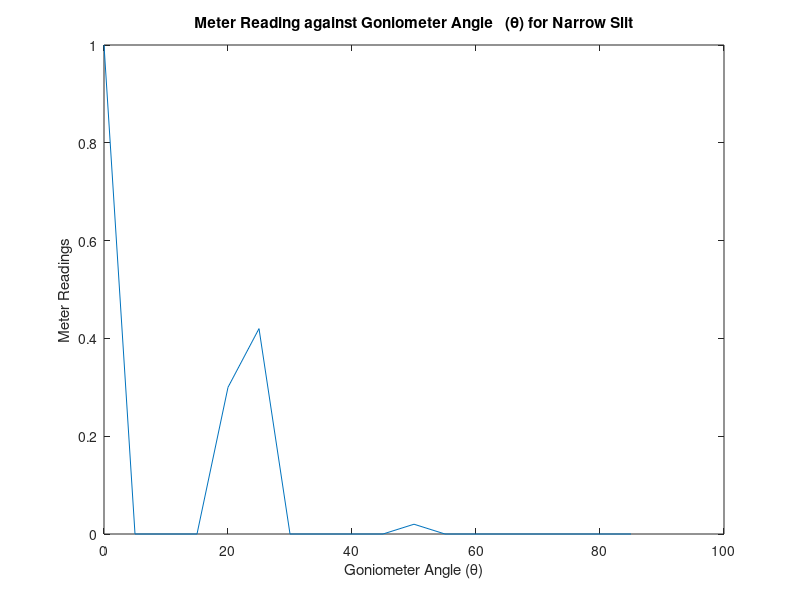
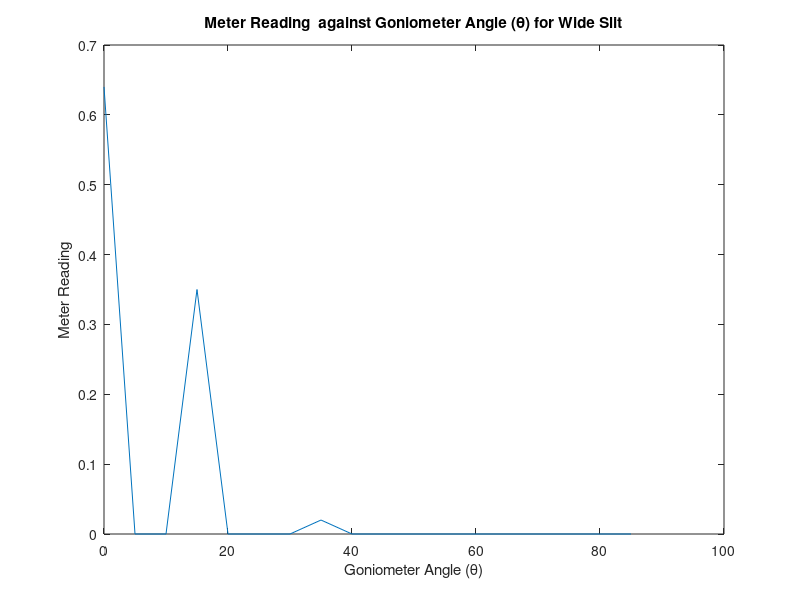

MATLAB code for these plots, in order: (Note: this script raises an error after producing the figures.)
clear all;
close all;


%detector at 93.7:transmitter at 39.5: center of gonio 64.5
%max value tuned to at 160 on gonio
%maximums should be at 22.5 and 50
%narrow : d = 7.5
%angle 0 = 180 on goniometer
angle = 0:5:85;
meterNarrowReading= [1,0,0,0,0.3,0.42,0,0,0,0,0.02,0,0,0,0,0,0,0];

figure(1);
plot(angle,meterNarrowReading);
title('Meter Reading against Goniometer Angle   ({\theta}) for Narrow Slit');
xlabel('Goniometer Angle ({\theta})');
ylabel('Meter Readings');



%wide : d = 10.5
angle2 = 0:5:85;
meterWideReading = [0.64,0,0,0.35,0,0,0,0.02,0,0,0,0,0,0,0,0,0,0];



figure(2);
plot(angle2,meterWideReading);
title('Meter Reading  against Goniometer Angle ({\theta}) for Wide Slit');
xlabel('Goniometer Angle ({\theta})');
ylabel('Meter Reading');

createTable(angle2.',meterWideReading.',3,' ');
